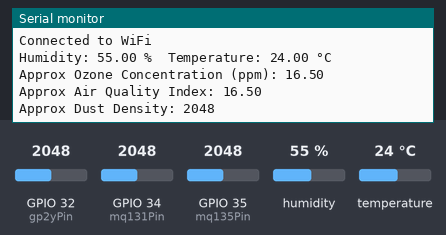
The sketch below on a simulated ESP32. Parts: the last lines printed to the serial monitor. The test bench sets the inputs (shaded band); at power-on: humidity 55 %, GPIO 32 (gp2yPin) = 2048, GPIO 34 (mq131Pin) = 2048, GPIO 35 (mq135Pin) = 2048, temperature 24 °C. WiFi joins after 1.5 s; servers stay silent unless stated; web services answer with replies made up by the test bench.

Above: at 3.2 s.
3.3 s: humidity set to 22 %
5.0 s: GPIO 32 (gp2yPin) set to 2866
At 6.3 s:
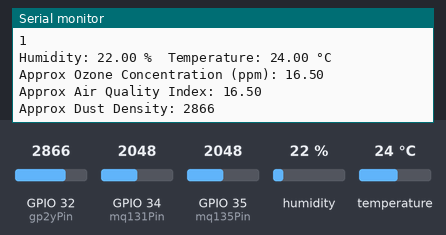
6.7 s: GPIO 34 (mq131Pin) set to 2866
At 7.9 s:
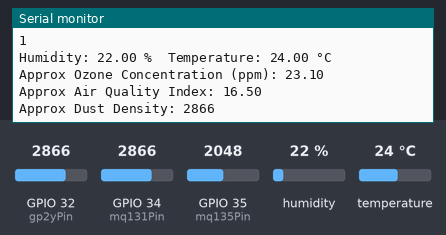
8.4 s: GPIO 35 (mq135Pin) set to 2866
At 9.9 s:
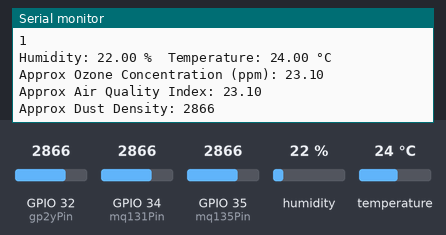
10.1 s: temperature set to 12 °C
11.8 s: GPIO 32 (gp2yPin) set to 3972
At 13.9 s:
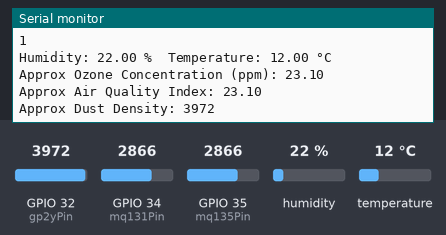
Timing chart, 0 to 14.5 s (numbered marks = the images above; inputs shaded):
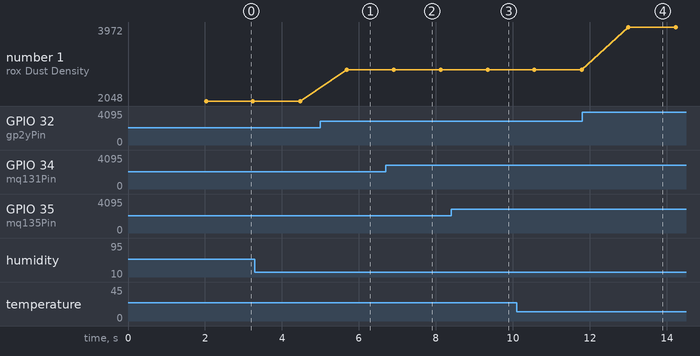

Measured:
- after the input at 5.0 s, the serial monitor: prints a new line after 0.68 s (image 1)
- after the input at 6.7 s, the serial monitor: prints a new line after 0.21 s (image 2)
- after the input at 8.4 s, the serial monitor: prints a new line after 0.95 s (image 3)
- after the input at 11.8 s, the serial monitor: prints a new line after 1.2 s (image 4)
- plotted number 1: 2048 → 2866 after the input at 5.0 s, 2866 → 3972 after the input at 11.8 s

The sketch:

espCode.ino
```cpp
#include <DHT.h>
#include <HTTPClient.h>
#include <WiFi.h>

#define DHTPIN 2      // GPIO pin where DHT11 is connected
#define DHTTYPE DHT11 // Specify DHT type: DHT11
DHT dht(DHTPIN, DHTTYPE);

int samplingTime = 280;
int deltaTime = 40;

// Define the analog pin for MQ-131 and MQ-135 sensors
const int mq131Pin = 34; // Analog-capable GPIO pin on ESP32
const int mq135Pin = 35; // Analog-capable GPIO pin on ESP32
const int gp2yPin = 32; // Analog-capable GPIO pin on ESP32
const int gp2yLedPin = 12; // Digital Pin for LED on GP2Y Sensor

// WiFi and ThingSpeak credentials
const char *ssid = "Toshiba SmartWashing Machine";
const char *pass = "dheerujaanu";
const char *url = "https://api.thingspeak.com/update";
const char *api_key = "HXP7C8Y6UO827R9F";

void setup() {
  Serial.begin(115200);
  dht.begin();
  Serial.println("DHT11 Sensor initialized");

  // Connect to WiFi
  WiFi.begin(ssid, pass);
  Serial.print("Connecting to WiFi...");
  while (WiFi.status() != WL_CONNECTED) {
    delay(1000);
    Serial.println("...");
  }
  Serial.println("\nConnected to WiFi");
}

void loop() {
  // Read DHT11 data
  float humidity = dht.readHumidity();
  float temperature = dht.readTemperature(); // Celsius
  if (isnan(humidity) || isnan(temperature)) {
    Serial.println("Failed to read from DHT sensor!");
    return;
  }

  // Print temperature and humidity
  Serial.print("Humidity: ");
  Serial.print(humidity);
  Serial.print(" %\t");
  Serial.print("Temperature: ");
  Serial.print(temperature);
  Serial.println(" °C");

  digitalWrite(gp2yLedPin, LOW); // power ON
  delayMicroseconds(samplingTime);

  // MQ-131 and MQ-135 readings
  int mq131SensorValue = analogRead(mq131Pin);
  int mq135SensorValue = analogRead(mq135Pin);
  int gp2ySensorValue = analogRead(gp2yPin);
  float mq131Voltage = mq131SensorValue * (3.3 / 4095.0);
  float mq135Voltage = mq135SensorValue * (3.3 / 4095.0);
  float gp2yVoltage = gp2ySensorValue * (5.0/1024.0);
  float ozoneConcentration = mq131Voltage * 10.0; // Adjust based on calibration
  float airQualityIndex = mq135Voltage * 10.0; // Adjust based on calibration
  float dustDensity = 170 * gp2yVoltage - 0.1;

  delayMicroseconds(deltaTime);
  digitalWrite(gp2yLedPin, HIGH); // power OFF

  Serial.print("Approx Ozone Concentration (ppm): ");
  Serial.println(ozoneConcentration);
  Serial.print("Approx Air Quality Index: ");
  Serial.println(airQualityIndex);
  Serial.print("Approx Dust Density: ");
  Serial.println(gp2ySensorValue);
  delay(1000); // Delay for readability

  // Send data to ThingSpeak
  sendToThingSpeak(humidity, temperature, ozoneConcentration, airQualityIndex, dustDensity);
}

void sendToThingSpeak(float humidity, float temperature, float ozoneConcentration, float airQualityIndex, float dustDensity) {
  if (WiFi.status() == WL_CONNECTED) {
    HTTPClient http;
    http.begin(url);
    http.addHeader("Content-Type", "application/x-www-form-urlencoded");

    // Prepare the POST data
    String postData = String("api_key=") + api_key +
                      "&field1=" + String(humidity) +
                      "&field2=" + String(temperature) +
                      "&field3=" + String(ozoneConcentration) +
                      "&field4=" + String(airQualityIndex) +
                      "&field5=" + String(dustDensity);

    int httpResponseCode = http.POST(postData);
    if (httpResponseCode > 0) {
      Serial.print("Response code: ");
      Serial.println(httpResponseCode);
      Serial.println("Response body: ");
      Serial.println(http.getString());
    } else {
      Serial.print("Error: ");
      Serial.println(httpResponseCode);
      Serial.println(http.getString());
    }
    http.end();
  } else {
    Serial.println("WiFi disconnected...");
  }
}
```
